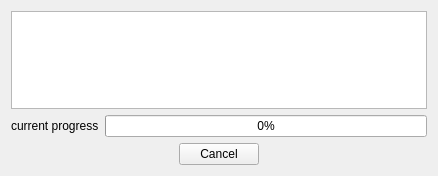
<?xml version="1.0" encoding="UTF-8"?>
<ui version="4.0">
 <class>ProgressWin</class>
 <widget class="QWidget" name="ProgressWin">
  <property name="windowModality">
   <enum>Qt::WindowModal</enum>
  </property>
  <property name="geometry">
   <rect>
    <x>0</x>
    <y>0</y>
    <width>438</width>
    <height>176</height>
   </rect>
  </property>
  <property name="windowTitle">
   <string>work progress</string>
  </property>
  <property name="windowIcon">
   <iconset resource="RealCompare.qrc">
    <normaloff>:/Resources/img/main.png</normaloff>:/Resources/img/main.png</iconset>
  </property>
  <layout class="QVBoxLayout" name="verticalLayout">
   <item>
    <widget class="QTextBrowser" name="output">
     <property name="horizontalScrollBarPolicy">
      <enum>Qt::ScrollBarAlwaysOff</enum>
     </property>
    </widget>
   </item>
   <item>
    <layout class="QHBoxLayout" name="horizontalLayout">
     <item>
      <widget class="QLabel" name="label">
       <property name="text">
        <string>current progress</string>
       </property>
      </widget>
     </item>
     <item>
      <widget class="QProgressBar" name="progressBar">
       <property name="value">
        <number>0</number>
       </property>
      </widget>
     </item>
    </layout>
   </item>
   <item>
    <layout class="QHBoxLayout" name="horizontalLayout_2">
     <item>
      <spacer name="horizontalSpacer_2">
       <property name="orientation">
        <enum>Qt::Horizontal</enum>
       </property>
       <property name="sizeHint" stdset="0">
        <size>
         <width>40</width>
         <height>20</height>
        </size>
       </property>
      </spacer>
     </item>
     <item>
      <widget class="QPushButton" name="quitBt">
       <property name="enabled">
        <bool>true</bool>
       </property>
       <property name="text">
        <string>Cancel</string>
       </property>
      </widget>
     </item>
     <item>
      <spacer name="horizontalSpacer">
       <property name="orientation">
        <enum>Qt::Horizontal</enum>
       </property>
       <property name="sizeHint" stdset="0">
        <size>
         <width>40</width>
         <height>20</height>
        </size>
       </property>
      </spacer>
     </item>
    </layout>
   </item>
  </layout>
 </widget>
 <layoutdefault spacing="6" margin="11"/>
 <resources>
  <include location="RealCompare.qrc"/>
 </resources>
 <connections>
  <connection>
   <sender>quitBt</sender>
   <signal>clicked()</signal>
   <receiver>ProgressWin</receiver>
   <slot>slot_quitBt()</slot>
   <hints>
    <hint type="sourcelabel">
     <x>343</x>
     <y>178</y>
    </hint>
    <hint type="destinationlabel">
     <x>364</x>
     <y>175</y>
    </hint>
   </hints>
  </connection>
 </connections>
 <slots>
  <slot>slot_quitBt()</slot>
 </slots>
</ui>
